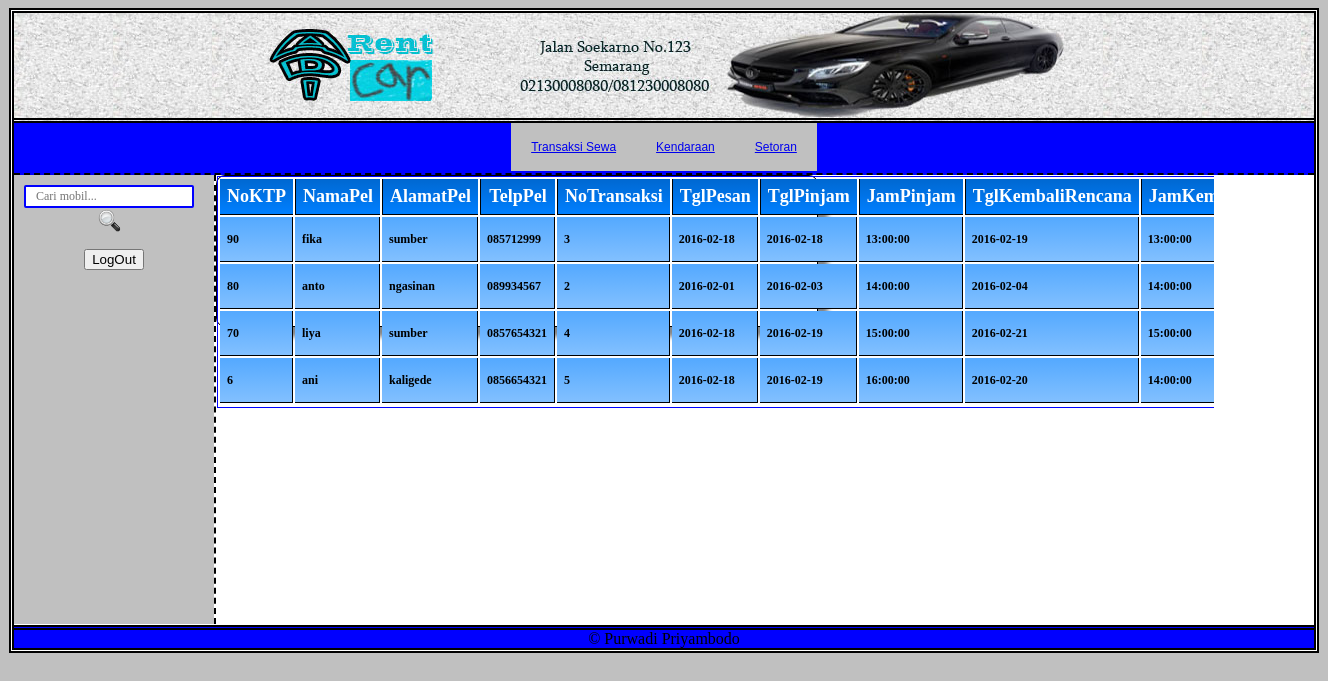
Page /karyawan.php on the committed database.
### tables this page shows
CREATE TABLE IF NOT EXISTS `transaksisewa` (
  `NoTransaksi` varchar(5) NOT NULL,
  `TglPesan` date NOT NULL,
  `TglPinjam` date NOT NULL,
  `JamPinjam` time NOT NULL,
  `TglKembaliRencana` date NOT NULL,
  `JamKembaliRencana` time NOT NULL,
  `TglKembaliRealisasi` date NOT NULL,
  `JamKembaliReal` time NOT NULL,
  `Denda` int(11) NOT NULL,
  `KilometerPinjam` int(11) NOT NULL,
  `KilometerKembali` int(11) NOT NULL,
  `BBMPinjam` int(11) NOT NULL,
  `BBMKembali` int(11) NOT NULL,
  `KondisiMobilPinjam` text NOT NULL,
  `KondisiMobilKembali` text NOT NULL,
  `Kerusakan` text NOT NULL,
  `BiayaKerusakan` int(11) NOT NULL,
  `BiayaBBM` int(11) NOT NULL,
  `NoKTP` varchar(20) NOT NULL,
  `IDSopir` varchar(5) NOT NULL,
  `NIK` varchar(20) NOT NULL,
  `NoPlat` varchar(20) NOT NULL,
  PRIMARY KEY (`NoTransaksi`)
);

CREATE TABLE IF NOT EXISTS `pelanggan` (
  `NoKTP` varchar(20) NOT NULL,
  `NamaPel` text NOT NULL,
  `AlamatPel` text NOT NULL,
  `TelpPel` text NOT NULL,
  PRIMARY KEY (`NoKTP`)
);

### karyawan.php (the view)
<?php
	include"koneksi.php";session_start();
	$query=mysql_query("select * from transaksisewa join pelanggan using (NoKTP);",$c) or die(mysql_error());
	echo"
<html>
<head><title>Transaksi Sewa</title><link rel='stylesheet' href='style.css' type='text/css'/>
</head>
<body>
<div id='bg'>
		<div id='head'>
		<center><img src='img/head.jpg'></center>
		</div>
<div id='menu'><center>
<ul>
	<li><a href='karyawan.php'>Transaksi Sewa</a></li>
	<li><a href='kendaraan.php'>Kendaraan</a></li>
	<li><a href='setoran.php'>Setoran</a></li>
</ul></center>
</div>
<div id='isi'>
			<div id='kiri'>
			<center>
				<div class='cari'>
					<form action='index.php' method='get'>
						<input name='sitesearch' style='display:none;' value='Jack Car Rental' />
						<input id='search-box' name='key' onblur='if(this.value==&apos;&apos;)
						this.value=this.defaultValue;' onfocus='if(this.value==this.defaultValue)this.value=&apos;&apos;;'
						 style='width:170px;border: 2px solid blue; border-radius: 2px;;padding:2px 10px; font:12px Comic Sans MS;color:#666;no-repeat;'
						  type='text' placeholder='Cari mobil...'/><input align='top' id='search-btn' src='img/c10.png' height='25px' type='image' value='Search'/>
					</form>
				</div>
			<a href='index.php'><input type='button' value='LogOut'/></a>
			</center>
			</div>
<div id='konten' style='overflow:auto; width:998px; height:100%px;'>
	<div class='Table' style='width:600px;height:150px;'>
<table>
							<tr>
									<td>NoKTP</td>
									<td>NamaPel</td>
									<td>AlamatPel</td>
									<td>TelpPel</td>
									<td>NoTransaksi</td>
									<td>TglPesan</td>
									<td>TglPinjam</td>
									<td>JamPinjam</td>
									<td>TglKembaliRencana</td>
									<td>JamKembaliRencana</td>
									<td>Option</td>
									</tr>
								";
								while ($r=mysql_fetch_array($query)){
								echo"
								<tr>
									<td>".$r['NoKTP']."</td>
									<td>".$r['NamaPel']."</td>
									<td>".$r['AlamatPel']."</td>
									<td>".$r['TelpPel']."</td>
									<td>".$r['NoTransaksi']."</td>
									<td>".$r['TglPesan']."</td>
									<td>".$r['TglPinjam']."</td>
									<td>".$r['JamPinjam']."</td>
									<td>".$r['TglKembaliRencana']."</td>
									<td>".$r['JamKembaliRencana']."</td>
									<td>
									<a href='hapus2.php?NoKTP=".$r['NoKTP']."'>Hapus</a> |
									<a href='lihat.php?NoTransaksi=".$r['NoTransaksi']."'>Lihat</a> |
									</td>
									</tr>
								";
								}
								echo"
						</td>
					<tr>
				</table>
	</div>
</div>
</div>
		<div id='foot'>
		<center>&copy; Purwadi Priyambodo</center>
		</div>
	</div>
</body>
</html>
";
?>

### style.css (style rules this page uses)
body { background-color:silver; }
#bg { float:center; margin:auto auto; border:5px double black; width:1300px; height:auto; background-color:white; }
#head { margin:auto auto; float:center; border-bottom:5px double black; width:1300px; height:105px; background:url('img/bg.jpg'); }
#menu { width:1300px; height:50px; border-bottom:2px dashed black; background-color:blue; }
ul { text-align: left; display: inline; margin: 0; padding: 10px 4px 17px 0; list-style: none; }
ul li { font: 12px/18px sans-serif;display: inline-block; margin-right: -4px; position: relative; padding: 15px 20px; background: silver; cursor: pointer; }
#isi { float:center; width:1200px; height:450px; }
#kiri { float:left; width:200px; height:449px; background-color:silver; }
#konten { float:right; width:998px; height:449px; border-left:2px dashed black; background:white; }
table { border:1px solid blue; }
#foot { background-color:blue; border-top:5px double black; }
.Table { margin:0px;padding:0px; width:100%; box-shadow: 10px 10px 5px #888888; border:1px solid #000000; -moz-border-radius-bottomleft:9px; -webkit-border-bottom-left-radius:9px; border-bottom-left-radius:9px; -moz-border-radius-bottomright:9px; -webkit-border-bottom-right-radius:9px; border-bottom-right-radius:9px; -moz-border-radius-topright:9px; -webkit-border-top-right-radius:9px; border-top-right-radius:9px; -moz-border-radius-topleft:9px; -webkit-border-top-left-radius:9px; border-top-left-radius:9px; }
.Table table { width:100%; height:100%; margin:0px;padding:0px; }
.Table tr:first-child td { background:-o-linear-gradient(bottom, #0069d3 5%, #007fff 100%); background:-webkit-gradient( linear, left top, left bottom, color-stop(0.05, #0069d3), color-stop(1, #007fff) ); background:-moz-linear-gradient( center top, #0069d3 5%, #007fff 100% ); filter:progid:DXImageTransform.Microsoft.gradient(startColorstr="#0069d3", endColorstr="#007fff"); background: -o-linear-gradient(top,#0069d3,007fff); background-color:#0069d3; border:0px solid #000000; text-align:center; border-width:0px 0px 1px 1px; font-size:18px; font-family:Comic Sans MS; font-weight:bold; color:#ffffff; }
.Table tr:first-child td:first-child { border-width:0px 0px 1px 0px; }
.Table td { background:-o-linear-gradient(bottom, #56aaff 5%, #82c0ff 100%); background:-webkit-gradient( linear, left top, left bottom, color-stop(0.05, #56aaff), color-stop(1, #82c0ff) ); background:-moz-linear-gradient( center top, #56aaff 5%, #82c0ff 100% ); filter:progid:DXImageTransform.Microsoft.gradient(startColorstr="#56aaff", endColorstr="#82c0ff"); background: -o-linear-gradient(top,#56aaff,82c0ff); background-color:#56aaff; border:1px solid #000000; border-width:0px 1px 1px 0px; text-align:left; padding:7px; font-size:12px; font-family:Comic Sans MS; font-weight:bold; color:#000000; }
.cari { float:right; margin-top:10px; margin-right:10px; }

### rows in the picture
transaksisewa: NoKTP "90", pelanggan.NamaPel "fika", pelanggan.AlamatPel "sumber", pelanggan.TelpPel "085712999", NoTransaksi "3", TglPesan "2016-02-18", TglPinjam "2016-02-18", JamPinjam "13:00:00", TglKembaliRencana "2016-02-19", JamKembaliRencana "13:00:00"
transaksisewa: NoKTP "80", pelanggan.NamaPel "anto", pelanggan.AlamatPel "ngasinan", pelanggan.TelpPel "089934567", NoTransaksi "2", TglPesan "2016-02-01", TglPinjam "2016-02-03", JamPinjam "14:00:00", TglKembaliRencana "2016-02-04", JamKembaliRencana "14:00:00"
transaksisewa: NoKTP "70", pelanggan.NamaPel "liya", pelanggan.AlamatPel "sumber", pelanggan.TelpPel "0857654321", NoTransaksi "4", TglPesan "2016-02-18", TglPinjam "2016-02-19", JamPinjam "15:00:00", TglKembaliRencana "2016-02-21", JamKembaliRencana "15:00:00"
transaksisewa: NoKTP "6", pelanggan.NamaPel "ani", pelanggan.AlamatPel "kaligede", pelanggan.TelpPel "0856654321", NoTransaksi "5", TglPesan "2016-02-18", TglPinjam "2016-02-19", JamPinjam "16:00:00", TglKembaliRencana "2016-02-20", JamKembaliRencana "14:00:00"
